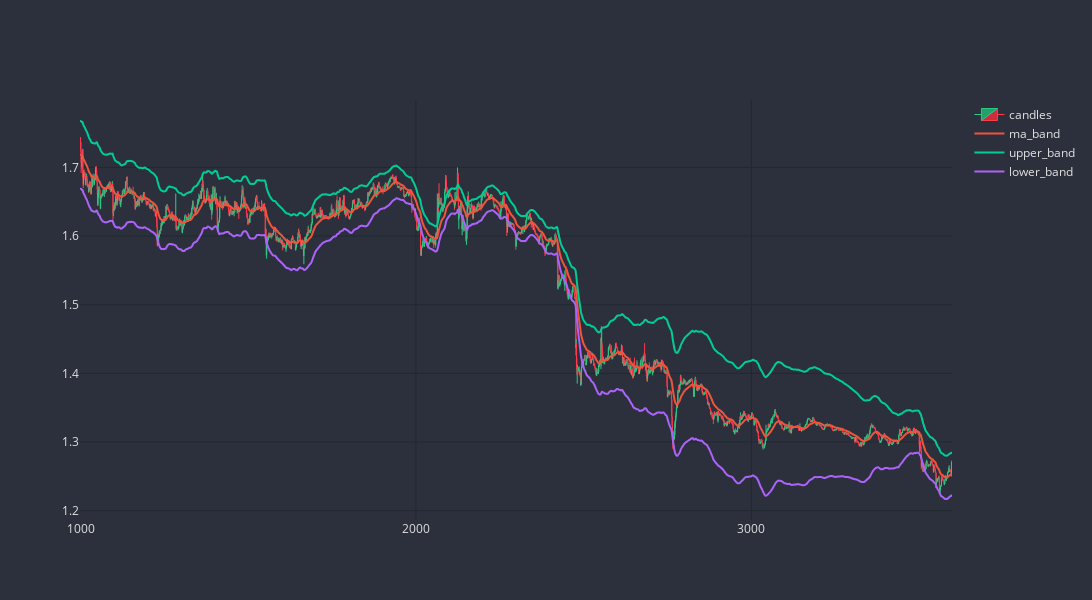

The code cell stored with this chart in its notebook:
### Code cell
cp = CandlePlot(dt.iloc[0:2600])
cp.add_traces(['ma_band', 'upper_band', 'lower_band'])
cp.show_plot()

### Figure 1 — Plotly figure (JSON) as saved in the notebook; plotly's stock layout.template omitted (floating-point values rounded to 4 significant figures; data arrays with more than 128 entries replaced by an {"elided": "..."} marker saying what was removed)
{"data": [{"close": {"elided": "2600 float values"}, "decreasing": {"fillcolor": "#CC2E3C", "line": {"color": "#FF3A4C"}}, "high": {"elided": "2600 float values"}, "increasing": {"fillcolor": "#24A06B", "line": {"color": "#2EC886"}}, "line": {"width": 1}, "low": {"elided": "2600 float values"}, "name": "candles", "opacity": 1, "open": {"elided": "2600 float values"}, "type": "candlestick", "x": {"elided": "2600 int values"}}, {"line": {"shape": "spline", "width": 2}, "name": "ma_band", "type": "scatter", "x": {"elided": "2600 int values"}, "y": {"elided": "2600 float values"}}, {"line": {"shape": "spline", "width": 2}, "name": "upper_band", "type": "scatter", "x": {"elided": "2600 int values"}, "y": {"elided": "2600 float values"}}, {"line": {"shape": "spline", "width": 2}, "name": "lower_band", "type": "scatter", "x": {"elided": "2600 int values"}, "y": {"elided": "2600 float values"}}], "layout": {"font": {"color": "#E1E1E1", "size": 12}, "height": 600, "paper_bgcolor": "#2C303C", "plot_bgcolor": "#2C303C", "width": 1200, "xaxis": {"gridcolor": "#1F292F", "nticks": 5, "rangeslider": {"visible": false}}, "yaxis": {"gridcolor": "#1F292F"}}}
